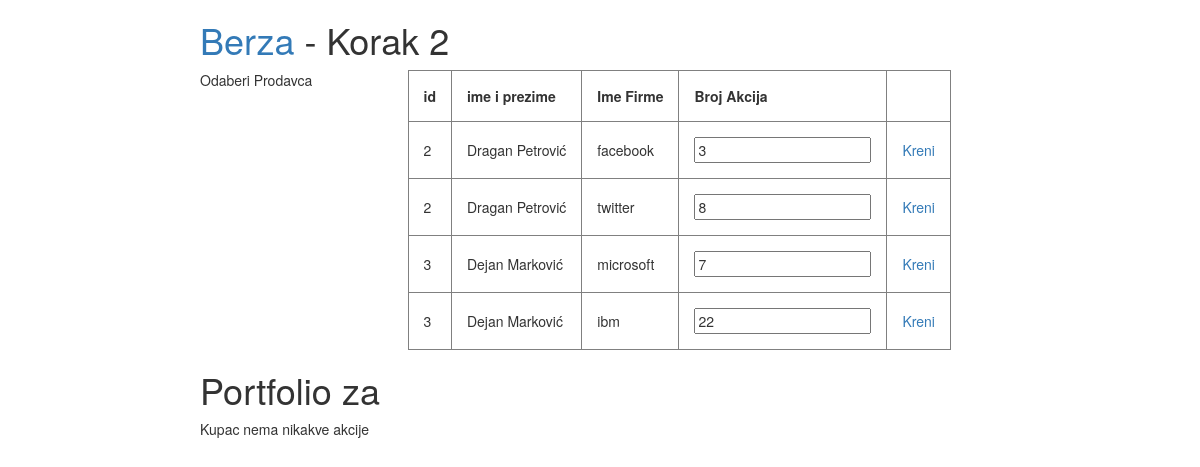
Page /korak2.php on the committed database.
### tables this page shows
CREATE TABLE IF NOT EXISTS `se201_klijent` (
  `id` int(11) NOT NULL AUTO_INCREMENT,
  `ime` varchar(20) NOT NULL,
  `prezime` varchar(20) NOT NULL,
  PRIMARY KEY (`id`)
);

CREATE TABLE IF NOT EXISTS `se201_portfolio` (
  `id` int(11) NOT NULL AUTO_INCREMENT,
  `klijent_id` int(11) NOT NULL,
  `imeFirme` varchar(30) NOT NULL,
  `brojAkcija` int(11) NOT NULL,
  PRIMARY KEY (`id`)
);

### korak2.php (the view, shortened to what this page needs)
<!DOCTYPE html>
<html lang="en">
	<head>
		<link rel="stylesheet" href="https://maxcdn.bootstrapcdn.com/bootstrap/3.3.2/css/bootstrap.min.css">
		<link href="css/stil.css" rel="stylesheet">
	</head>
	<body>
		<div id="container">
			<div class="row">
				<div class="col-md-12">
					<h1><a href="/">Berza</a> - Korak 2</h1>
				</div>
				<div class="col-md-3">
					Odaberi Prodavca
				</div>
				<div class="col-md-9">
					<?php
					$id = (int)$_GET['id'];
					try {
						$conn = DB_Instance::getDBO();
						$conn -> setAttribute(PDO::ATTR_ERRMODE, PDO::ERRMODE_EXCEPTION);
						$stmt = $conn -> query("SELECT k.id as kid, ime, prezime, imeFirme, brojAkcija FROM `se201_klijent` k JOIN `se201_portfolio` p ON k.id = p.klijent_id  WHERE k.id != $id");
						$stmt -> execute();
						$count = $stmt -> rowCount();
					} catch (PDOException $Exception) {
						printf("Poruka: <strong>%s</strong> <br> Kod Greške: <strong>%s</strong>", $Exception -> getMessage(), $Exception -> getCode());
					}
					$b = 0;
					if ($count > 0) {
						echo "<table border='1'>";
						echo "<tr> <th>id</th> <th>ime i prezime</th> <th>Ime Firme</th>  <th>Broj Akcija</th> <th>&nbsp;</th></tr>";
						while ($row = $stmt -> fetch()) {
							++$b;
							echo "<tr id='red$b'>
					           		<td>$row[kid]</td>
					           		<td>$row[ime] $row[prezime]</td>
					           		<td>$row[imeFirme]</td>
					           		<td> <input id='in$b' type='number' name='$row[imeFirme]' value='$row[brojAkcija]' min='0'> <input type='hidden' name='id' value='$row[kid]' /> </td>
					           		<td> <a id='kreni$b' href='#'> Kreni </a> </td>
				           		</tr>";
						}
						echo "</table>";
					}
					?>
				</div>
				<div class="col-md-12">
					<h1>Portfolio za
					<?php
					try {
						$conn = DB_Instance::getDBO();
						$conn -> setAttribute(PDO::ATTR_ERRMODE, PDO::ERRMODE_EXCEPTION);
						$stmt = $conn -> query("SELECT * FROM `se201_klijent` WHERE id = " . $id . " LIMIT 1");
						$stmt -> execute();
						$count = $stmt -> rowCount();
					} catch (PDOException $Exception) {
						printf("Poruka: <strong>%s</strong> <br> Kod Greške: <strong>%s</strong>", $Exception -> getMessage(), $Exception -> getCode());
					}
					?>
				</div>
				<div id="rez" class="col-md-12">
					<?php
					try {
						$conn = DB_Instance::getDBO();
						$conn -> setAttribute(PDO::ATTR_ERRMODE, PDO::ERRMODE_EXCEPTION);
						$stmt = $conn -> query("SELECT * FROM se201_portfolio WHERE klijent_id = " . $_SESSION['kupac_id']);
						$stmt -> execute();
						$count = $stmt -> rowCount();
					} catch (PDOException $Exception) {
						printf("Poruka: <strong>%s</strong> <br> Kod Greške: <strong>%s</strong>", $Exception -> getMessage(), $Exception -> getCode());
					}
					if ($count == 0) {
						echo "Kupac nema nikakve akcije";
					}
					?>
				</div>
			</div>
		</div>
	</body>
</html>

### css/stil.css (style rules this page uses)
#container { margin-left: auto; margin-right: auto; width: 800px; }
td { padding: 15px; }
th { padding: 15px; }

### rows in the picture
se201_klijent: id "2", ime "Dragan", prezime "Petrović", se201_portfolio.imeFirme "facebook", brojAkcija "3", se201_portfolio.imeFirme "twitter", brojAkcija "8"
se201_klijent: id "3", ime "Dejan", prezime "Marković", se201_portfolio.imeFirme "microsoft", brojAkcija "7", se201_portfolio.imeFirme "ibm", brojAkcija "22"
